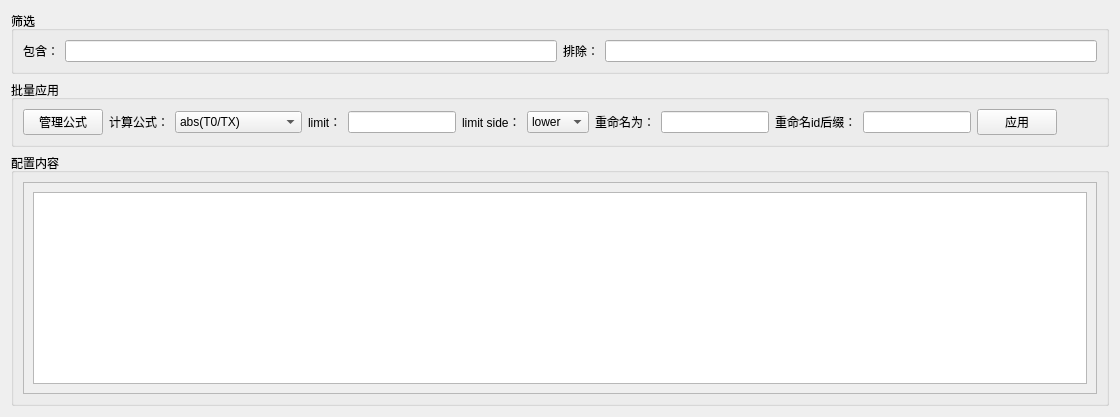
         <widget class="QWidget" name="tabCalcLimit">
          <attribute name="title">
           <string>数据计算/limit配置</string>
          </attribute>
          <layout class="QVBoxLayout" name="vlCalc">
           <item>
            <widget class="QGroupBox" name="gbCalcFilter">
             <property name="title">
              <string>筛选</string>
             </property>
             <layout class="QGridLayout" name="glCalcFilter">
              <item row="0" column="0">
               <widget class="QLabel" name="lblCalcInclude">
                <property name="text">
                 <string>包含：</string>
                </property>
               </widget>
              </item>
              <item row="0" column="1">
               <widget class="QLineEdit" name="editCalcInclude"/>
              </item>
              <item row="0" column="2">
               <widget class="QLabel" name="lblCalcExclude">
                <property name="text">
                 <string>排除：</string>
                </property>
               </widget>
              </item>
              <item row="0" column="3">
               <widget class="QLineEdit" name="editCalcExclude"/>
              </item>
             </layout>
            </widget>
           </item>
           <item>
            <widget class="QGroupBox" name="gbCalcBatch">
             <property name="title">
              <string>批量应用</string>
             </property>
             <layout class="QGridLayout" name="glCalcBatch">
              <item row="0" column="11">
               <widget class="QPushButton" name="btnCalcApply">
                <property name="text">
                 <string>应用</string>
                </property>
               </widget>
              </item>
              <item row="0" column="7">
               <widget class="QLabel" name="lblCalcRename">
                <property name="text">
                 <string>重命名为：</string>
                </property>
               </widget>
              </item>
              <item row="0" column="10">
               <widget class="QLineEdit" name="editCalcRenameSuffix"/>
              </item>
              <item row="0" column="1">
               <widget class="QLabel" name="lblCalcPreset">
                <property name="text">
                 <string>计算公式：</string>
                </property>
               </widget>
              </item>
              <item row="0" column="12">
               <spacer name="spacerCalcBatch">
                <property name="orientation">
                 <enum>Qt::Orientation::Horizontal</enum>
                </property>
                <property name="sizeHint" stdset="0">
                 <size>
                  <width>40</width>
                  <height>20</height>
                 </size>
                </property>
               </spacer>
              </item>
              <item row="0" column="9">
               <widget class="QLabel" name="lblCalcRenameSuffix">
                <property name="text">
                 <string>重命名id后缀：</string>
                </property>
               </widget>
              </item>
              <item row="0" column="2">
               <widget class="QComboBox" name="cmbCalcPreset">
                <item>
                 <property name="text">
                  <string>abs(T0/TX)</string>
                 </property>
                </item>
                <item>
                 <property name="text">
                  <string>abs(1/((TX/T0)-1))</string>
                 </property>
                </item>
                <item>
                 <property name="text">
                  <string>自定义</string>
                 </property>
                </item>
               </widget>
              </item>
              <item row="0" column="8">
               <widget class="QLineEdit" name="editCalcRename"/>
              </item>
              <item row="0" column="4">
               <widget class="QLineEdit" name="editCalcLimit"/>
              </item>
              <item row="0" column="6">
               <widget class="QComboBox" name="cmbCalcLimitDir">
                <item>
                 <property name="text">
                  <string>lower</string>
                 </property>
                </item>
                <item>
                 <property name="text">
                  <string>upper</string>
                 </property>
                </item>
               </widget>
              </item>
              <item row="0" column="3">
               <widget class="QLabel" name="lblCalcLimit">
                <property name="text">
                 <string>limit：</string>
                </property>
               </widget>
              </item>
              <item row="0" column="5">
               <widget class="QLabel" name="lblCalcLimitDir">
                <property name="text">
                 <string>limit side：</string>
                </property>
               </widget>
              </item>
              <item row="0" column="0">
               <widget class="QPushButton" name="btnFormulaManage">
                <property name="text">
                 <string>管理公式</string>
                </property>
               </widget>
              </item>
             </layout>
            </widget>
           </item>
           <item>
            <widget class="QGroupBox" name="gbCalcTable">
             <property name="title">
              <string>配置内容</string>
             </property>
             <layout class="QVBoxLayout" name="verticalLayout">
              <item>
               <widget class="QScrollArea" name="scrollCalcTable">
                <property name="widgetResizable">
                 <bool>true</bool>
                </property>
                <widget class="QWidget" name="scrollCalcTableContent">
                 <property name="geometry">
                  <rect>
                   <x>0</x>
                   <y>0</y>
                   <width>98</width>
                   <height>88</height>
                  </rect>
                 </property>
                 <layout class="QVBoxLayout" name="verticalLayout_3">
                  <item>
                   <widget class="QTableWidget" name="tblCalcConfig"/>
                  </item>
                 </layout>
                </widget>
               </widget>
              </item>
             </layout>
            </widget>
           </item>
          </layout>
         </widget>
